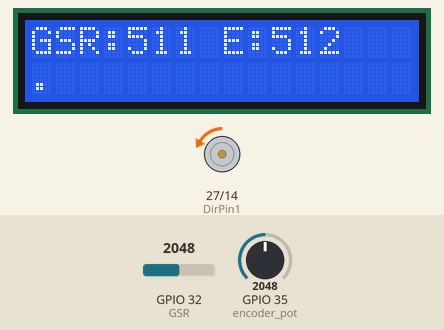
Simulated run of this sketch. Board: ESP32. Shown: 16×2 character LCD, motor-driver pin pairs drawn as motors (green arrow = first pin HIGH = forward, orange = second pin HIGH = backward, longer = more drive, scaled by the enable pin). Inputs (shaded band) come from the test bench; at power-on: GPIO 32 (GSR) = 2048, GPIO 35 (encoder_pot) = 2048. WiFi joins after 1.5 s; servers stay silent unless stated; storage starts empty; what the sketch prints to the serial monitor is not drawn.

Above: at 1.8 s.
1.9 s: GPIO 32 (GSR) set to 2050
At 3.5 s:
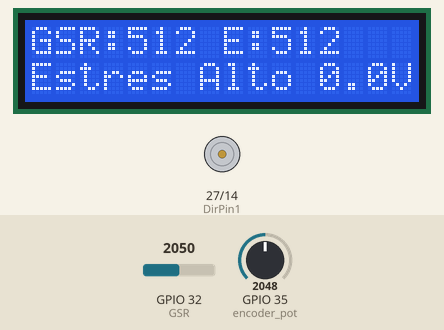
4.6 s: GPIO 32 (GSR) set to 2866
At 5.9 s:
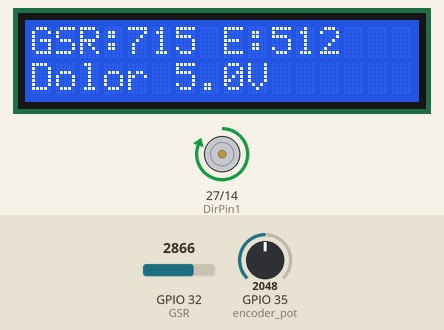
6.6 s: GPIO 32 (GSR) set to 1228
At 8.2 s:
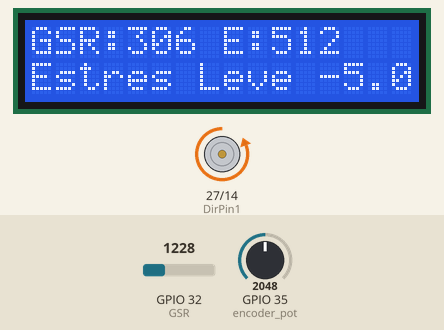
8.6 s: GPIO 32 (GSR) set to 660
At 10.3 s:
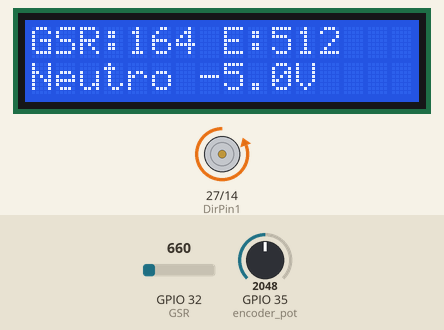
10.6 s: GPIO 32 (GSR) set to 260
At 11.7 s:
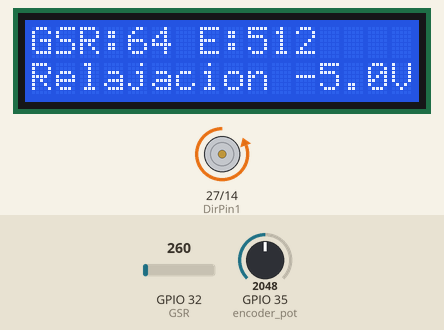
12.7 s: GPIO 35 (encoder_pot) set to 2831
At 14.0 s:
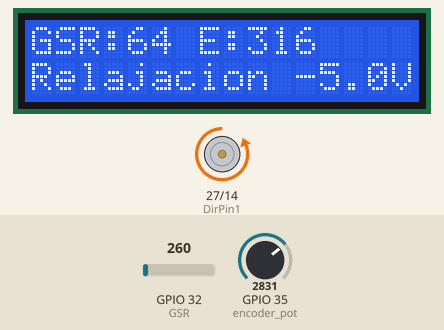
14.7 s: GPIO 35 (encoder_pot) set to 2937
Timing chart, 0 to 17.7 s (numbered marks = the images above; inputs shaded):
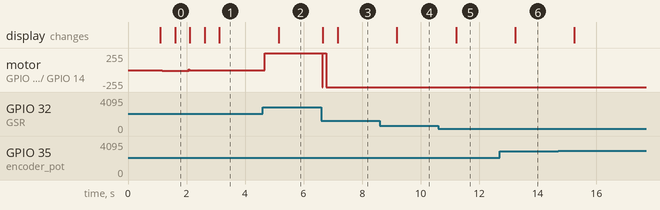

The sketch:

GSR_ESP32.ino
```cpp
#include <WiFi.h>
#include <WebServer.h>
#include <LittleFS.h>
#include <esp_wifi.h>
#include <esp_netif.h>
#include <lwip/sockets.h>
#include <LiquidCrystal.h>
#include <freertos/FreeRTOS.h>
#include <freertos/task.h>

// Configuración de red
const char* ssid = "Luisifer_2.4Gnormal";
const char* password = "cradleoffilth21";

// Configuración de hardware
const int GSR = 32;           // Sensor GSR (entrada de referencia)
const int encoder_pot = 35;    // Sensor de feedback (posición)
const int PWMPin = 33;        // Pin PWM para el motor
const int DirPin1 = 27;       // Dirección motor pin 1
const int DirPin2 = 14;       // Dirección motor pin 2
const int rs = 15, en = 2, d4 = 4, d5 = 16, d6 = 17, d7 = 5; // Pines LCD

// Objetos globales
WebServer server(80);
LiquidCrystal lcd(rs, en, d4, d5, d6, d7);

// Variables compartidas (protegidas por semáforos)
SemaphoreHandle_t xMutex;
volatile int gsrValue = 0;       // Valor GSR (0-1023)
volatile int encoderValue = 0;    // Valor encoder (0-1023)
volatile float motorVoltage = 0;  // Voltaje de salida PID
volatile bool wifiConnected = false;

// Parámetros PID, estos parametros ajustan la respuesta del sistema
const float kp = 0.2;// mientras mas alto sea este valor, oscilara mas tu respuesta
const float ki = 0.00000;//mientras mas alto sea este valor se reduce el error en estado estacionario
const float kd = 2.00;//mientras mas alto sea este valor, se reduce la banda muerta entre el SP y mi variable
const float Vmax = 5;
const float Vmin = -5;

// Variables de estado PID
volatile unsigned long t_prev = 0;
volatile float e_prev = 0;
volatile float inte_prev = 0;

// Declaraciones de funciones
void wifiTask(void *pvParameters);
void sensorTask(void *pvParameters);
void pidTask(void *pvParameters);
void motorTask(void *pvParameters);
void lcdTask(void *pvParameters);
void serverTask(void *pvParameters);
String sensorReading();
void initializeLittleFS();
void initializeLCD();
void connectToWiFi();
void initializeWebServer();
void WriteDriverVoltage(float V, float Vmax);
int scaleTo1023(int value);

// Función para escalar ADC de 0-4095 a 0-1023
int scaleTo1023(int value) {
  return map(value, 0, 4095, 0, 1023);
}

// Función para controlar el motor
void WriteDriverVoltage(float V, float Vmax) {
  int PWMval = int(255 * abs(V) / Vmax);
  if (PWMval > 255) PWMval = 255;

  if (V > 0) {
    digitalWrite(DirPin1, HIGH);
    digitalWrite(DirPin2, LOW);
  }
  else if (V < 0) {
    digitalWrite(DirPin1, LOW);
    digitalWrite(DirPin2, HIGH);
  }
  else {
    digitalWrite(DirPin1, LOW);
    digitalWrite(DirPin2, LOW);
  }
  analogWrite(PWMPin, PWMval);
}

String sensorReading() {
  long sum = 0;
  for (int i = 0; i < 10; i++) {
    int sensorValue = analogRead(GSR);
    if (sensorValue == 0 || sensorValue == 4095) {
      Serial.println("Error lectura sensor");
      return "ERROR";
    }
    sum += sensorValue;
    delay(5);
  }
  int gsr_average = sum / 10;
  return String(scaleTo1023(gsr_average)); // Convertir a 0-1023
}

void initializeLCD() {
  lcd.begin(16, 2);
  lcd.clear();
  lcd.print("Iniciando sistema");
  delay(1000);
}

void initializeLittleFS() {
  if (!LittleFS.begin()) {
    Serial.println("Error con LittleFS");
    lcd.clear();
    lcd.print("Error LittleFS");
    while (1) delay(1000);
  }
}

void connectToWiFi() {
  // Configuración de red
  esp_netif_init();
  esp_wifi_set_ps(WIFI_PS_NONE);
  WiFi.setSleep(false);

  // Conexión WiFi
  WiFi.begin(ssid, password);
  lcd.clear();
  lcd.print("Conectando WiFi...");

  unsigned long startTime = millis();
  while (WiFi.status() != WL_CONNECTED && millis() - startTime < 30000) {
    delay(500);
    Serial.print(".");
    static int dots = 0;
    lcd.setCursor(0, 1);
    lcd.print("                ");
    lcd.setCursor(dots % 6, 1);
    lcd.print(".");
    dots++;
  }

  if (WiFi.status() == WL_CONNECTED) {
    wifiConnected = true;
    lcd.clear();
    lcd.print("WiFi Conectado");
    lcd.setCursor(0, 1);
    lcd.print("IP: ");
    lcd.print(WiFi.localIP());
    delay(2000);
  } else {
    lcd.clear();
    lcd.print("Error WiFi");
    lcd.setCursor(0, 1);
    lcd.print("Reiniciando...");
    delay(2000);
    ESP.restart();
  }
}

void initializeWebServer() {
  server.on("/", []() {
    if (LittleFS.exists("/index.html")) {
      File file = LittleFS.open("/index.html", "r");
      server.streamFile(file, "text/html");
      file.close();
    } else {
      server.send(200, "text/plain", "Archivo no encontrado");
    }
  });

  server.on("/humanResistance", []() {
    String reading;
    if (xSemaphoreTake(xMutex, portMAX_DELAY) == pdTRUE) {
      reading = String(gsrValue);
      xSemaphoreGive(xMutex);
    }
    server.send(200, "text/plain", reading);
  });
  server.begin();
}

// Tarea WiFi
void wifiTask(void *pvParameters) {
  connectToWiFi();
  initializeWebServer();

  for (;;) {
    if (WiFi.status() != WL_CONNECTED) {
      wifiConnected = false;
      connectToWiFi();
    }
    vTaskDelay(10000 / portTICK_PERIOD_MS);
  }
}

// Tarea Sensor
void sensorTask(void *pvParameters) {
  for (;;) {
    int gsr = sensorReading().toInt();
    int encoder = scaleTo1023(analogRead(encoder_pot));

    if (xSemaphoreTake(xMutex, portMAX_DELAY) == pdTRUE) {
      gsrValue = gsr;
      encoderValue = 1023 - encoder; // Relación inversa
      xSemaphoreGive(xMutex);
    }
    vTaskDelay(100 / portTICK_PERIOD_MS);
  }
}

// Tarea PID
void pidTask(void *pvParameters) {
  for (;;) {
    if (xSemaphoreTake(xMutex, portMAX_DELAY) == pdTRUE) {
      unsigned long t = millis();
      int dt = t - t_prev;

      if (dt > 0) {
        float Theta = encoderValue;
        float Theta_d = gsrValue;
        float e = Theta_d - Theta;
        float inte = inte_prev + (dt * (e + e_prev) / 2);

        // Cálculo PID
        float V = kp * e + ki * inte + (kd * (e - e_prev) / dt);

        // Anti-windup
        if (V > Vmax) {
          V = Vmax;
          inte = inte_prev;
        }
        else if (V < Vmin) {
          V = Vmin;
          inte = inte_prev;
        }

        motorVoltage = V;
        t_prev = t;
        e_prev = e;
        inte_prev = inte;
      }
      xSemaphoreGive(xMutex);
    }
    vTaskDelay(10 / portTICK_PERIOD_MS);
  }
}

// Tarea Motor
void motorTask(void *pvParameters) {
  pinMode(DirPin1, OUTPUT);
  pinMode(DirPin2, OUTPUT);
  pinMode(PWMPin, OUTPUT);

  for (;;) {
    if (xSemaphoreTake(xMutex, portMAX_DELAY) == pdTRUE) {
      WriteDriverVoltage(motorVoltage, Vmax);
      xSemaphoreGive(xMutex);
    }
    vTaskDelay(20 / portTICK_PERIOD_MS);
  }
}

// Tarea LCD
void lcdTask(void *pvParameters) {
  for (;;) {
    int valor, encoder;
    float voltage;

    if (xSemaphoreTake(xMutex, portMAX_DELAY) == pdTRUE) {
      valor = gsrValue;
      encoder = encoderValue;
      voltage = motorVoltage;
      xSemaphoreGive(xMutex);
    }

    String estado;
    if (valor == 0) estado = "Error Sensor";
    else if (valor < 60) estado = "Fuera Rango";
    else if (valor < 100) estado = "Relajacion";
    else if (valor < 300) estado = "Neutro";
    else if (valor < 500) estado = "Estres Leve";
    else if (valor < 700) estado = "Estres Alto";
    else estado = "Dolor";

    lcd.clear();
    lcd.print("GSR:");
    lcd.print(valor);
    lcd.print(" E:");
    lcd.print(encoder);

    lcd.setCursor(0, 1);
    lcd.print(estado);
    lcd.print(" ");
    lcd.print(voltage, 1);
    lcd.print("V");

    vTaskDelay(500 / portTICK_PERIOD_MS);
  }
}

// Tarea Servidor
void serverTask(void *pvParameters) {
  for (;;) {
    server.handleClient();
    vTaskDelay(10 / portTICK_PERIOD_MS);
  }
}

void setup() {
  Serial.begin(115200);

  // Inicializar LCD
  initializeLCD();
  Serial.println("\nIniciando...");

  // Inicializar LittleFS
  initializeLittleFS();

  // Crear mutex
  xMutex = xSemaphoreCreateMutex();

  // Crear tareas
  xTaskCreatePinnedToCore(wifiTask, "WiFiTask", 4096, NULL, 1, NULL, 0);
  xTaskCreatePinnedToCore(sensorTask, "SensorTask", 2048, NULL, 3, NULL, 1);
  xTaskCreatePinnedToCore(pidTask, "PIDTask", 2048, NULL, 2, NULL, 1);
  xTaskCreatePinnedToCore(motorTask, "MotorTask", 2048, NULL, 2, NULL, 1);
  xTaskCreatePinnedToCore(lcdTask, "LCDTask", 2048, NULL, 1, NULL, 1);
  xTaskCreatePinnedToCore(serverTask, "ServerTask", 4096, NULL, 1, NULL, 0);

  vTaskDelete(NULL);
}

void loop() {}
```

Measured:
- the behaviour switches between 2049 and 2050 on GPIO 32 (GSR) (found by bisection; images 0 and 1)
- after the input at 1.9 s, motor on GPIO 27 (DirPin1) / GPIO 14 (DirPin2): backward 10/255 → stopped after 0.17 s; the display: first changes after 0.21 s (image 1 shows a later state)
- after the input at 4.6 s, motor on GPIO 27 (DirPin1) / GPIO 14 (DirPin2): stopped → forward 255/255 after 0.08 s; the display: changes after 0.54 s (image 2)
- after the input at 6.6 s, motor on GPIO 27 (DirPin1) / GPIO 14 (DirPin2): forward 255/255 → backward 255/255 after 0.18 s; the display: first changes after 0.06 s (image 3 shows a later state)
- after the input at 8.6 s, the display: changes after 0.59 s (image 4)
- after the input at 10.6 s, the display: changes after 0.61 s (image 5)
- after the input at 12.7 s, the display: changes after 0.53 s (image 6)
